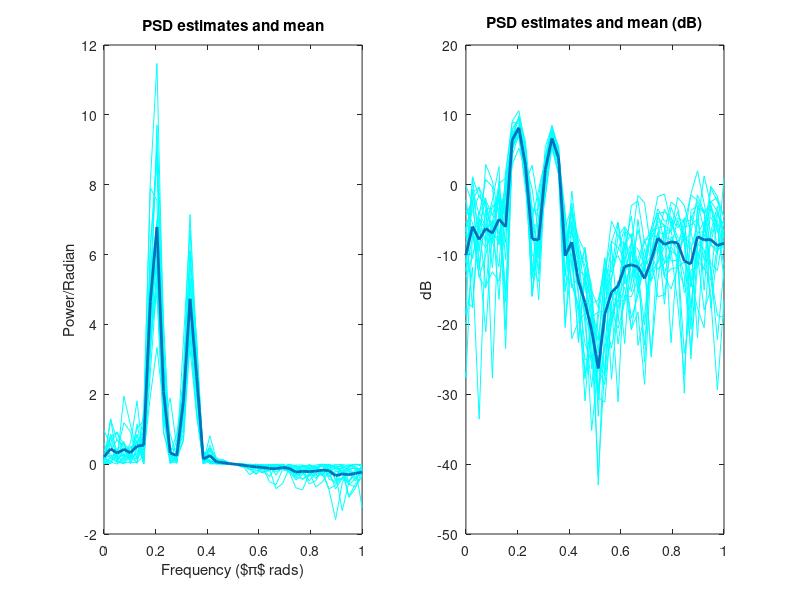
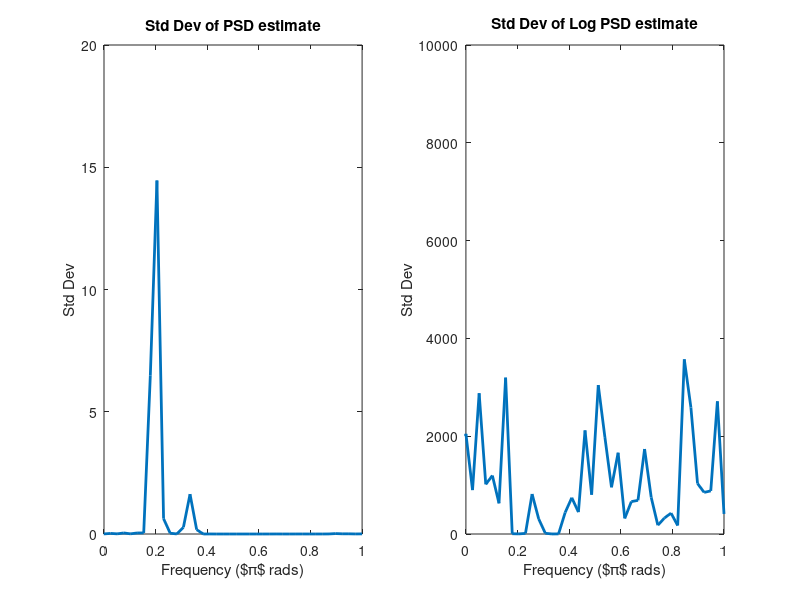

MATLAB code to generate these figures, in order:
clear all
close all



N = 40;
f_s=300;
iters = 20;

realisations = zeros((N*2)-1, iters);

for i=1:iters,
    sinu = sin(2*pi*50/f_s*(0:(N-1)))' + sin(2*pi*30/f_s*(0:(N-1)))' + sqrt(0.25)*randn([N 1]);
    realisations(:,i) = fftshift(fft(fftshift(xcorr(sinu,'biased'))));
end

w = linspace(-1,1,(N*2)-1);
figure
subplot(1,2,1);
    plot(w, real(realisations), 'c');
    hold all;
    plot(w, mean(real(realisations)'),'LineWidth',2);
    title('PSD estimates and mean')
    xlabel('Frequency ($\pi$ rads)')
    ylabel('Power/Radian')
    xlim([0 1])
subplot(1,2,2);
    plot(w, 10*log10(real(realisations)), 'c');
    hold all;
    plot(w, mean(10*log10(real(realisations))'),'LineWidth',2);
    title('PSD estimates and mean (dB)')
    ylabel('Power/Radian (dB)')
    ylabel('dB')
    xlim([0 1])
    
figure
subplot(1,2,1);
    plot(w, var(real(realisations)').^2,'LineWidth',2);
    title('Std Dev of PSD estimate')
    xlabel('Frequency ($\pi$ rads)')
    ylabel('Std Dev')
    xlim([0 1])
subplot(1,2,2);
    plot(w, var(10*log10(real(realisations))').^2,'LineWidth',2);
    title('Std Dev of Log PSD estimate')
    xlabel('Frequency ($\pi$ rads)')
    ylabel('Std Dev')
    xlim([0 1])
    ylim([0 10000])